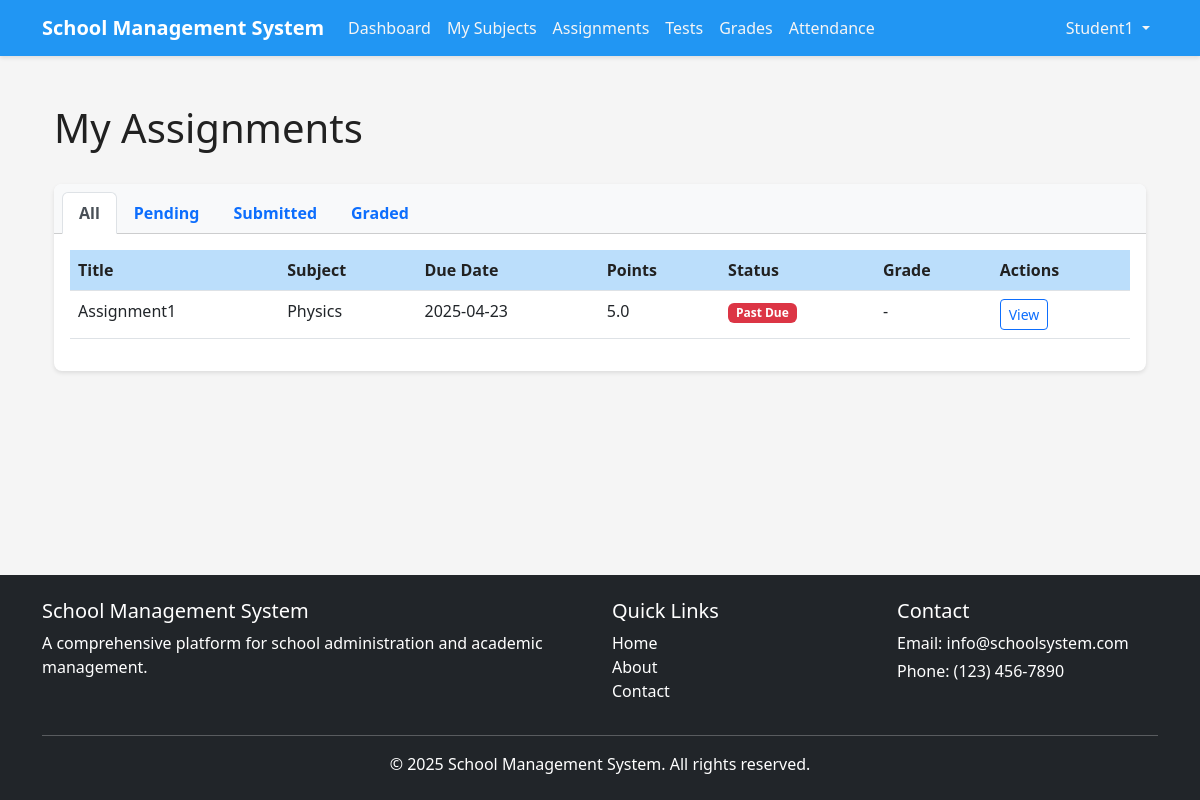
/student/assignments (signed in), run on the app's committed database.
### app/models/user.py (models this page shows, shortened)
class User(db.Model, UserMixin):
    id = db.Column(db.Integer, primary_key=True)
    school_id = db.Column(db.Integer, db.ForeignKey('school.id'), nullable=True)
    first_name = db.Column(db.String(50), nullable=False)
    last_name = db.Column(db.String(50), nullable=False)
    email = db.Column(db.String(120), unique=True, nullable=False)
    password_hash = db.Column(db.String(60), nullable=False)
    is_active = db.Column(db.Boolean, default=True)
    created_at = db.Column(db.DateTime, default=datetime.utcnow)
    updated_at = db.Column(db.DateTime, default=datetime.utcnow, onupdate=datetime.utcnow)
    roles = db.relationship('Role', secondary=user_roles, lazy='subquery',
                            backref=db.backref('users', lazy=True))
    school = db.relationship('School', backref='users')
    children = db.relationship(
        'User',
        secondary=parent_student,
        primaryjoin=(parent_student.c.parent_id == id),
        secondaryjoin=(parent_student.c.student_id == id),
        backref=db.backref('parents', lazy='dynamic'),
        lazy='dynamic'
    )
    teaching_subjects = db.relationship(
        'Subject',
        secondary=teacher_subject,
        lazy='subquery',
        backref=db.backref('teachers', lazy=True)
    )
    enrolled_subjects = db.relationship(
        'Subject',
        secondary=subject_enrollment,
        lazy='subquery',
        backref=db.backref('students', lazy=True)
    )
    grades = db.relationship('Grade', backref='student', lazy=True,
                            foreign_keys='Grade.student_id')
    attendances = db.relationship('Attendance', backref='student', lazy=True,
                                foreign_keys='Attendance.student_id')
    def has_role(self, role_name):
        return any(role.name == role_name for role in self.roles)
    def is_super_admin(self):
        return self.has_role('super_admin')
    def is_admin(self):
        return self.has_role('admin')
    def is_teacher(self):
        return self.has_role('teacher')
    def is_student(self):
        return self.has_role('student')

### app/models/assignment.py (models this page shows, shortened)
class Assignment(db.Model):
    id = db.Column(db.Integer, primary_key=True)
    subject_id = db.Column(db.Integer, db.ForeignKey('subject.id'), nullable=False)
    title = db.Column(db.String(100), nullable=False)
    description = db.Column(db.Text)
    due_date = db.Column(db.DateTime, nullable=False)
    points = db.Column(db.Float, default=0)
    created_at = db.Column(db.DateTime, default=datetime.utcnow)
    updated_at = db.Column(db.DateTime, default=datetime.utcnow, onupdate=datetime.utcnow)
    submissions = db.relationship('AssignmentSubmission', backref='assignment', lazy=True, cascade='all, delete-orphan')
    grades = db.relationship('Grade', backref='assignment', lazy=True,
                           foreign_keys='Grade.assignment_id')

### app/models/subject.py (models this page shows, shortened)
class Subject(db.Model):
    id = db.Column(db.Integer, primary_key=True)
    school_id = db.Column(db.Integer, db.ForeignKey('school.id'), nullable=False)
    code = db.Column(db.String(20), nullable=False)
    name = db.Column(db.String(100), nullable=False)
    description = db.Column(db.Text)
    grade_level = db.Column(db.String(20))
    credits = db.Column(db.Float, default=0)
    created_at = db.Column(db.DateTime, default=datetime.utcnow)
    updated_at = db.Column(db.DateTime, default=datetime.utcnow, onupdate=datetime.utcnow)
    assignments = db.relationship('Assignment', backref='subject', lazy=True)
    tests = db.relationship('Test', backref='subject', lazy=True)
    attendances = db.relationship('Attendance', backref='subject', lazy=True)
    grades = db.relationship('Grade', backref='subject', lazy=True,
                           foreign_keys='Grade.subject_id')
    schedule_items = db.relationship('ScheduleItem', backref='subject', lazy=True)

### app/views/student.py (the view, shortened to what this page needs)
@student.route('/assignments')
@login_required
@student_required
def assignments_list():
    status = request.args.get('status', 'all')
    subject_id = request.args.get('subject_id')
    subjects = current_user.enrolled_subjects
    subject_ids = [s.id for s in subjects]
    selected_subject = None
    assignments = Assignment.query.filter(Assignment.subject_id.in_(subject_ids)).order_by(Assignment.due_date).all()
    submission_map = {}
    grade_map = {}
    now = datetime.now()
    for assignment in assignments:
        submission = AssignmentSubmission.query.filter_by(
            assignment_id=assignment.id,
            student_id=current_user.id
        ).first()
        if submission:
            submission_map[assignment.id] = submission
        grade = Grade.query.filter_by(
            assignment_id=assignment.id,
            student_id=current_user.id
        ).first()
        if grade:
            grade_map[assignment.id] = grade
    filtered_assignments = []
    for assignment in assignments:
        if status == 'all':
            filtered_assignments.append(assignment)
        elif status == 'pending' and assignment.id not in submission_map:
            filtered_assignments.append(assignment)
        elif status == 'submitted' and assignment.id in submission_map:
            filtered_assignments.append(assignment)
        elif status == 'graded' and assignment.id in grade_map:
            filtered_assignments.append(assignment)
    return render_template(
        'student/assignments/list.html',
        subject=selected_subject,
        subjects=subjects,
        assignments=filtered_assignments,
        submission_map=submission_map,
        grade_map=grade_map,
        filter_status=status,
        now=now
    )

### app/templates/student/assignments/list.html (shortened to what this page needs)
{% extends 'base.html' %}
{% block content %}
<div class="container py-4">
    <div class="d-flex justify-content-between align-items-center mb-4">
        <h1>
            {% if subject %}
                Assignments for {{ subject.name }}
            {% else %}
                My Assignments
            {% endif %}
        </h1>
    </div>
    <div class="card">
        <div class="card-header bg-light">
            <ul class="nav nav-tabs card-header-tabs">
                <li class="nav-item">
                    <a class="nav-link {% if filter_status == 'all' or not filter_status %}active{% endif %}"
                        href="{{ url_for('student.assignments_list', subject_id=subject.id if subject else None) }}">All</a>
                </li>
                <li class="nav-item">
                    <a class="nav-link {% if filter_status == 'pending' %}active{% endif %}"
                        href="{{ url_for('student.assignments_list', status='pending', subject_id=subject.id if subject else None) }}">Pending</a>
                </li>
                <li class="nav-item">
                    <a class="nav-link {% if filter_status == 'submitted' %}active{% endif %}"
                        href="{{ url_for('student.assignments_list', status='submitted', subject_id=subject.id if subject else None) }}">Submitted</a>
                </li>
                <li class="nav-item">
                    <a class="nav-link {% if filter_status == 'graded' %}active{% endif %}"
                        href="{{ url_for('student.assignments_list', status='graded', subject_id=subject.id if subject else None) }}">Graded</a>
                </li>
            </ul>
        </div>
        <div class="card-body">
            {% if assignments %}
                <div class="table-responsive">
                    <table class="table table-hover">
                        <thead>
                            <tr>
                                <th>Title</th>
                                {% if not subject %}<th>Subject</th>{% endif %}
                                <th>Due Date</th>
                                <th>Points</th>
                                <th>Status</th>
                                <th>Grade</th>
                                <th>Actions</th>
                            </tr>
                        </thead>
                        <tbody>
                            {% for assignment in assignments %}
                                <tr>
                                    <td>{{ assignment.title }}</td>
                                    {% if not subject %}
                                        <td>{{ assignment.subject.name }}</td>
                                    {% endif %}
                                    <td>{{ assignment.due_date.strftime('%Y-%m-%d') }}</td>
                                    <td>{{ assignment.points }}</td>
                                    <td>
                                        {% if assignment.due_date < now %}
                                            {% if assignment.id in submission_map %}
                                                <span class="badge bg-success">Submitted</span>
                                            {% else %}
                                                <span class="badge bg-danger">Past Due</span>
                                            {% endif %}
                                        {% else %}
                                            {% if assignment.id in submission_map %}
                                                <span class="badge bg-success">Submitted</span>
                                            {% else %}
                                                <span class="badge bg-warning">Pending</span>
                                            {% endif %}
                                        {% endif %}
                                    </td>
                                    <td>
                                        {% if assignment.id in grade_map %}
                                            {{ grade_map[assignment.id].points }} / {{ assignment.points }}
                                        {% else %}
                                            -
                                        {% endif %}
                                    </td>
                                    <td>
                                        <a href="{{ url_for('student.assignment_detail', assignment_id=assignment.id) }}" class="btn btn-sm btn-outline-primary">View</a>
                                    </td>
                                </tr>
                            {% endfor %}
                        </tbody>
                    </table>
                </div>
            {% else %}
                <div class="alert alert-info">No assignments found based on your current filters.</div>
            {% endif %}
        </div>
    </div>
</div>
{% endblock %}

### app/templates/base.html (shortened to what this page needs)
<!DOCTYPE html>
<html lang="en">
<head>
    <link rel="stylesheet" href="{{ url_for('static', filename='css/bootstrap.min.css') }}">
    <link rel="stylesheet" href="{{ url_for('static', filename='css/style.css') }}">
</head>
<body>
    <header>
        <nav class="navbar navbar-expand-lg navbar-dark bg-primary">
            <div class="container">
                <a class="navbar-brand" href="{{ url_for('main.index') }}">
                    <span class="fw-bold">School Management System</span>
                </a>
                <div class="collapse navbar-collapse" id="navbarNav">
                    <ul class="navbar-nav me-auto">
                        {% if current_user.is_authenticated %}
                            {% if current_user.is_super_admin() %}
                                <li class="nav-item">
                                    <a class="nav-link" href="{{ url_for('super_admin.dashboard') }}">Dashboard</a>
                                </li>
                                <li class="nav-item">
                                    <a class="nav-link" href="{{ url_for('super_admin.schools_list') }}">Schools</a>
                                </li>
                                <li class="nav-item">
                                    <a class="nav-link" href="{{ url_for('super_admin.admins_list') }}">Administrators</a>
                                </li>
                            {% elif current_user.is_student() %}
                                <li class="nav-item">
                                    <a class="nav-link" href="{{ url_for('student.dashboard') }}">Dashboard</a>
                                </li>
                                <li class="nav-item">
                                    <a class="nav-link" href="{{ url_for('student.subjects_list') }}">My Subjects</a>
                                </li>
                                <li class="nav-item">
                                    <a class="nav-link" href="{{ url_for('student.assignments_list') }}">Assignments</a>
                                </li>
                                <li class="nav-item">
                                    <a class="nav-link" href="{{ url_for('student.tests_list') }}">Tests</a>
                                </li>
                                <li class="nav-item">
                                    <a class="nav-link" href="{{ url_for('student.grades_list') }}">Grades</a>
                                </li>
                                <li class="nav-item">
                                    <a class="nav-link" href="{{ url_for('student.attendance_list') }}">Attendance</a>
                                </li>
                            {% endif %}
                        {% endif %}
                    </ul>
                    <ul class="navbar-nav">
                        {% if current_user.is_authenticated %}
                            <li class="nav-item dropdown">
                                <a class="nav-link dropdown-toggle" href="#" id="userDropdown" role="button" data-bs-toggle="dropdown">
                                    {{ current_user.first_name }}
                                </a>
                            </li>
                        {% else %}
                            <li class="nav-item">
                                <a class="nav-link" href="{{ url_for('auth.login') }}">Login</a>
                            </li>
                        {% endif %}
                    </ul>
                </div>
            </div>
        </nav>
    </header>
    <main class="container my-4">
        {% block content %}{% endblock %}
    </main>
    <footer class="bg-dark text-white py-4 mt-5">
        <div class="container">
            <div class="row">
                <div class="col-md-6">
                    <h5>School Management System</h5>
                    <p>A comprehensive platform for school administration and academic management.</p>
                </div>
                <div class="col-md-3">
                    <h5>Quick Links</h5>
                    <ul class="list-unstyled">
                        <li><a href="{{ url_for('main.index') }}" class="text-decoration-none text-white">Home</a></li>
                        <li><a href="{{ url_for('main.about') }}" class="text-decoration-none text-white">About</a></li>
                        <li><a href="{{ url_for('main.contact') }}" class="text-decoration-none text-white">Contact</a></li>
                    </ul>
                </div>
                <div class="col-md-3">
                    <h5>Contact</h5>
                    <address class="mb-0">
                        <p class="mb-1">Email: info@schoolsystem.com</p>
                        <p class="mb-1">Phone: (123) 456-7890</p>
                    </address>
                </div>
            </div>
            <hr>
            <div class="text-center">
                <p class="mb-0">&copy; {{ now.year }} School Management System. All rights reserved.</p>
            </div>
        </div>
    </footer>
</body>
</html>

### data on the page
User: first_name "Student1"
Assignment: title "Assignment1", subject.name "Physics", due_date "2025-04-23", points "5.0", shows "Past Due"
